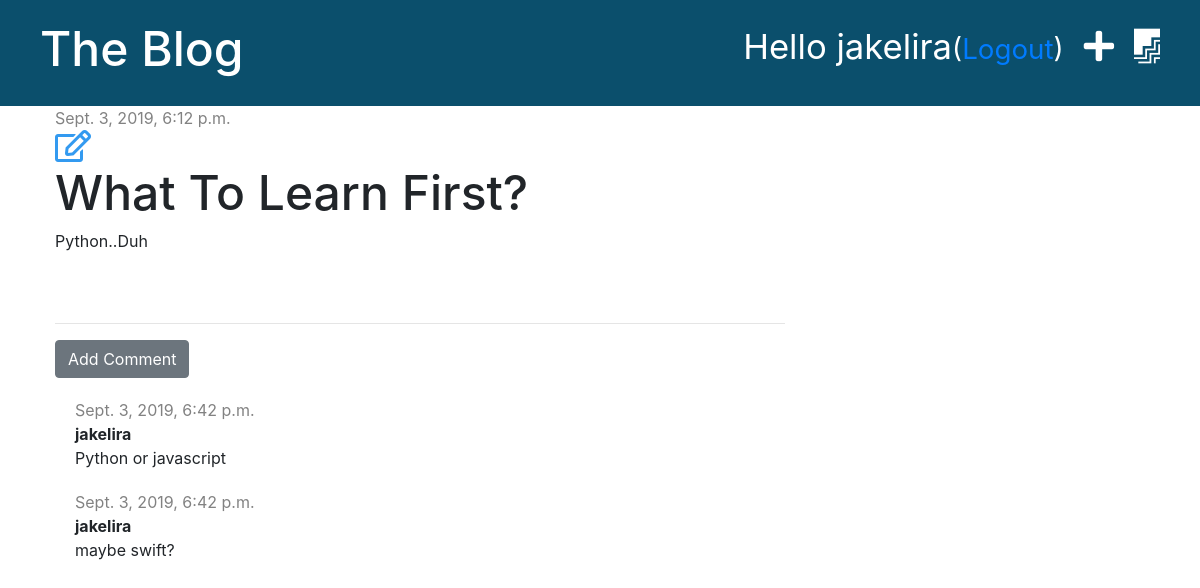
The app's page /post/1/ (signed in) with its own data.
### blog/models.py (models this page shows, shortened)
class Post(models.Model):
    author = models.ForeignKey('auth.User', on_delete=models.CASCADE)
    title = models.CharField(max_length=200)
    text = models.TextField()
    created_date = models.DateTimeField(default=timezone.now)
    published_date = models.DateTimeField(blank=True, null=True)

class Comment(models.Model):
    post = models.ForeignKey('blog.Post', on_delete=models.CASCADE, related_name='comments')
    author = models.CharField(max_length=200)
    text = models.TextField()
    created_date = models.DateTimeField(default=timezone.now)
    approved = models.BooleanField(default=False)

### blog/views.py (the view)
# urls.py: path('post/<int:pk>/', views.post_detail, name='post_detail'),
def post_detail(request, pk):
    post = get_object_or_404(Post, pk=pk)
    stuff_for_frontend = {'post': post}
    return render(request, 'blog/post_detail.html', stuff_for_frontend)

### blog/templates/blog/post_detail.html (shortened to what this page needs)
{% extends 'blog/base.html' %}
{% block content %}
  <div class="post">
    {% if post.published_date %}
      <div class="date">
        {{ post.published_date }}
      </div>
    {% else %}
      <a href="{% url 'post_publish' pk=post.pk %}" class="btn btn-primary">Publish</a>
    {% endif %}
    {% if user.is_authenticated %}
      <a href="{% url 'post_edit' pk=post.pk %}"><i class="far fa-edit fa-2x" style="color: #339af0;"></i></a>
    {% endif %}
      <h1>{{ post.title }}</h1>
      <p>{{ post.text }}</p>
  </div>
  <hr>
  <a href="{% url 'add_comment_to_post' pk=post.pk %}" class="btn btn-secondary">Add Comment</a>
  {% for comment in post.comments.all %}
    {% if user.is_authenticated or comment.approved %}
      <div class="comment">
        <div class="date">
          {{ comment.created_date }}
        </div>
        <strong>{{ comment.author }}</strong>
        <p>{{ comment.text }}</p>
      </div>
    {% endif %}
  {% empty %}
    <p>No comments yet...</p>
  {% endfor %}
{% endblock %}

### blog/templates/blog/base.html (shortened to what this page needs)
{% load staticfiles %}
<!DOCTYPE html>
<html lang="en" dir="ltr">
  <head>
    <link rel="stylesheet" href="https://stackpath.bootstrapcdn.com/bootstrap/4.3.1/css/bootstrap.min.css">
    <link rel="stylesheet" href="{% static 'css/blog.css' %}">
    <link rel="stylesheet" href="https://use.fontawesome.com/releases/v5.10.2/css/all.css">
  </head>
  <body>
    <div class="page-header">
      {% if user.is_authenticated %}
        <a href="{% url "post_draft_list" %}" class="top-menu"><i class="fab fa-firstdraft"></i></a>
        <a href="{% url "post_new" %}" class="top-menu"><i class="fas fa-plus"></i></a>
        <p class="top-menu">Hello {{ user.username }}<small>(<a href="{% url 'logout' %}">Logout</a>)</small></p>
      {% else %}
        <a href="{% url "login" %}" class="top-menu"><i class="fas fa-sign-in-alt"></i></a>
      {% endif %}
      <h1><a href="{% url "post_list" %}">The Blog</a></h1>
    </div>
    <div class="content container">
      <div class="row">
        <div class="col-md-8">
          {% block content %}
          {% endblock %}
      </div>
      </div>
    </div>
  </body>
</html>

### blog/static/css/blog.css (style rules this page uses)
.page-header { background-color: #0B4F6C; margin-top: 0; padding: 20px 20px 20px 40px; }
.page-heade h1, .page-header h1 a { color: #ffffff; font-size: 36pt; text-decoration: none; }
.content { margin-left: 40px; }
h1, h2, h3, h4 { font-size: 48px; }
.date { color: #828282; }
.post { margin-bottom: 70px; }
.top-menu { color: #ffffff; float: right; font-size: 26pt; margin-right: 20px; }
.comment { margin: 20px 0px 20px 20px; }

### records on screen
Post: published_date "Sept. 3, 2019, 6:12 p.m.", title "What To Learn First?", text "Python..Duh"
Comment: created_date "Sept. 3, 2019, 6:42 p.m.", author "jakelira", text "Python or javascript"
Comment: created_date "Sept. 3, 2019, 6:42 p.m.", author "jakelira", text "maybe swift?"

### other values on screen
{{ user.username }} "jakelira"
